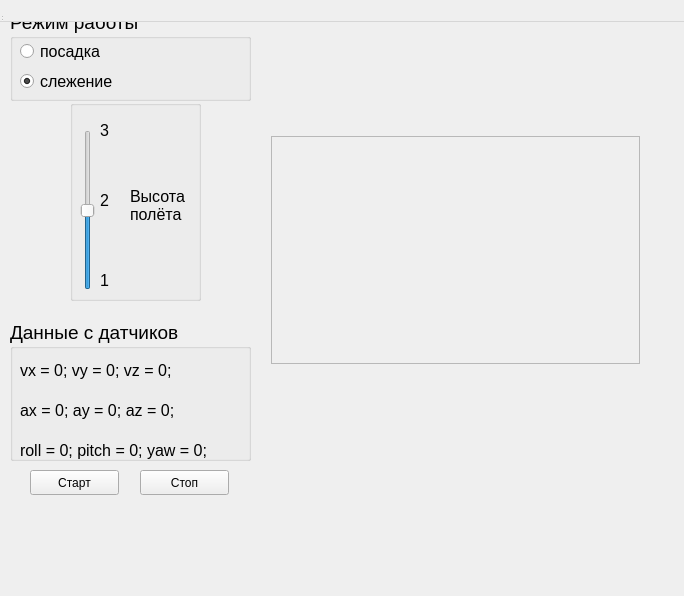
<?xml version="1.0" encoding="UTF-8"?>
<ui version="4.0">
 <class>GUI</class>
 <widget class="QWidget" name="MainWindow">
 <property name="geometry">
   <rect>
    <x>0</x>
    <y>0</y>
    <width>684</width>
    <height>596</height>
   </rect>
  </property>
  <property name="windowTitle">
   <string>MainWindow</string>
  </property>
  <widget class="QWidget" name="centralWidget">
   <widget class="QPushButton" name="start_button">
    <property name="geometry">
     <rect>
      <x>30</x>
      <y>470</y>
      <width>89</width>
      <height>25</height>
     </rect>
    </property>
    <property name="text">
     <string>Старт</string>
    </property>
   </widget>
   <widget class="QWidget" name="horizontalLayoutWidget">
    <property name="geometry">
     <rect>
      <x>260</x>
      <y>125</y>
      <width>391</width>
      <height>250</height>
     </rect>
    </property>
    <layout class="QHBoxLayout" name="image_layout">
     <item>
      <widget class="rqt_image_view::RatioLayoutedFrame" name="image_frame">
       <property name="frameShape">
        <enum>QFrame::StyledPanel</enum>
       </property>
       <property name="frameShadow">
        <enum>QFrame::Raised</enum>
       </property>
      </widget>
     </item>
    </layout>
   </widget>
   <widget class="QGroupBox" name="groupBox">
    <property name="geometry">
     <rect>
      <x>10</x>
      <y>10</y>
      <width>241</width>
      <height>91</height>
     </rect>
    </property>
    <property name="font">
     <font>
      <pointsize>14</pointsize>
     </font>
    </property>
    <property name="title">
     <string>Режим работы</string>
    </property>
    <widget class="QRadioButton" name="rb_landing">
     <property name="geometry">
      <rect>
       <x>10</x>
       <y>30</y>
       <width>112</width>
       <height>23</height>
      </rect>
     </property>
     <property name="font">
      <font>
       <pointsize>12</pointsize>
      </font>
     </property>
     <property name="text">
      <string>посадка</string>
     </property>
    </widget>
    <widget class="QRadioButton" name="rb_hovering">
     <property name="geometry">
      <rect>
       <x>10</x>
       <y>60</y>
       <width>112</width>
       <height>23</height>
      </rect>
     </property>
     <property name="font">
      <font>
       <pointsize>12</pointsize>
      </font>
     </property>
     <property name="text">
      <string>слежение</string>
     </property>
     <property name="checked">
      <bool>true</bool>
     </property>
    </widget>
   </widget>
   <widget class="QGroupBox" name="groupBox_2">
    <property name="geometry">
     <rect>
      <x>70</x>
      <y>100</y>
      <width>131</width>
      <height>201</height>
     </rect>
    </property>
    <property name="title">
     <string/>
    </property>
    <property name="checkable">
     <bool>false</bool>
    </property>
    <widget class="QLabel" name="label_2">
     <property name="geometry">
      <rect>
       <x>60</x>
       <y>80</y>
       <width>61</width>
       <height>51</height>
      </rect>
     </property>
     <property name="font">
      <font>
       <pointsize>12</pointsize>
      </font>
     </property>
     <property name="text">
      <string>Высота полёта</string>
     </property>
     <property name="wordWrap">
      <bool>true</bool>
     </property>
    </widget>
    <widget class="QLabel" name="min_s_high">
     <property name="geometry">
      <rect>
       <x>30</x>
       <y>170</y>
       <width>16</width>
       <height>21</height>
      </rect>
     </property>
     <property name="font">
      <font>
       <pointsize>12</pointsize>
      </font>
     </property>
     <property name="text">
      <string>1</string>
     </property>
    </widget>
    <widget class="QLabel" name="curr_s_high">
     <property name="geometry">
      <rect>
       <x>30</x>
       <y>90</y>
       <width>21</width>
       <height>21</height>
      </rect>
     </property>
     <property name="font">
      <font>
       <pointsize>12</pointsize>
      </font>
     </property>
     <property name="text">
      <string>2</string>
     </property>
    </widget>
    <widget class="QSlider" name="s_high">
     <property name="geometry">
      <rect>
       <x>10</x>
       <y>30</y>
       <width>16</width>
       <height>160</height>
      </rect>
     </property>
     <property name="minimum">
      <number>10</number>
     </property>
     <property name="maximum">
      <number>30</number>
     </property>
     <property name="pageStep">
      <number>10</number>
     </property>
     <property name="value">
      <number>20</number>
     </property>
     <property name="sliderPosition">
      <number>20</number>
     </property>
     <property name="orientation">
      <enum>Qt::Vertical</enum>
     </property>
    </widget>
    <widget class="QLabel" name="max_s_high">
     <property name="geometry">
      <rect>
       <x>30</x>
       <y>20</y>
       <width>16</width>
       <height>21</height>
      </rect>
     </property>
     <property name="font">
      <font>
       <pointsize>12</pointsize>
      </font>
     </property>
     <property name="text">
      <string>3</string>
     </property>
    </widget>
   </widget>
   <widget class="QGroupBox" name="groupBox_3">
    <property name="geometry">
     <rect>
      <x>10</x>
      <y>320</y>
      <width>241</width>
      <height>141</height>
     </rect>
    </property>
    <property name="font">
     <font>
      <pointsize>14</pointsize>
     </font>
    </property>
    <property name="title">
     <string>Данные с датчиков</string>
    </property>
    <widget class="QLabel" name="rot_label">
     <property name="geometry">
      <rect>
       <x>10</x>
       <y>120</y>
       <width>221</width>
       <height>21</height>
      </rect>
     </property>
     <property name="font">
      <font>
       <pointsize>12</pointsize>
      </font>
     </property>
     <property name="text">
      <string>roll = 0; pitch = 0; yaw = 0;</string>
     </property>
    </widget>
    <widget class="QLabel" name="v_label">
     <property name="geometry">
      <rect>
       <x>10</x>
       <y>40</y>
       <width>221</width>
       <height>21</height>
      </rect>
     </property>
     <property name="font">
      <font>
       <pointsize>12</pointsize>
      </font>
     </property>
     <property name="text">
      <string>vx = 0; vy = 0; vz = 0;</string>
     </property>
    </widget>
    <widget class="QLabel" name="a_label">
     <property name="geometry">
      <rect>
       <x>10</x>
       <y>80</y>
       <width>221</width>
       <height>21</height>
      </rect>
     </property>
     <property name="font">
      <font>
       <pointsize>12</pointsize>
      </font>
     </property>
     <property name="text">
      <string>ax = 0; ay = 0; az = 0;</string>
     </property>
    </widget>
   </widget>
   <widget class="QPushButton" name="stop_button">
    <property name="geometry">
     <rect>
      <x>140</x>
      <y>470</y>
      <width>89</width>
      <height>25</height>
     </rect>
    </property>
    <property name="text">
     <string>Стоп</string>
    </property>
   </widget>
  </widget>
  <widget class="QMenuBar" name="menuBar">
   <property name="geometry">
    <rect>
     <x>0</x>
     <y>0</y>
     <width>684</width>
     <height>22</height>
    </rect>
   </property>
  </widget>
  <widget class="QToolBar" name="mainToolBar">
   <attribute name="toolBarArea">
    <enum>TopToolBarArea</enum>
   </attribute>
   <attribute name="toolBarBreak">
    <bool>false</bool>
   </attribute>
  </widget>
  <widget class="QStatusBar" name="statusBar"/>
 </widget>
 <layoutdefault spacing="6" margin="11"/>
 <customwidgets>
  <customwidget>
   <class>rqt_image_view::RatioLayoutedFrame</class>
   <extends>QFrame</extends>
   <header>gui/ratio_layouted_frame.h</header>
   <container>1</container>
  </customwidget>
 </customwidgets>
 <resources/>
 <connections/>
</ui>
